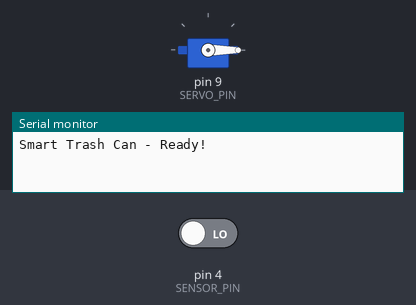
Bench run of a sketch on a simulated Arduino Uno, built with avr-gcc and run on an emulated ATmega328P. Parts: servo, the last lines printed to the serial monitor. Inputs (shaded band) come from the test bench; at power-on: pin 4 (SENSOR_PIN) LOW.

Above: at 1.7 s.
1.8 s: pin 4 (SENSOR_PIN) driven HIGH
At 2.6 s:
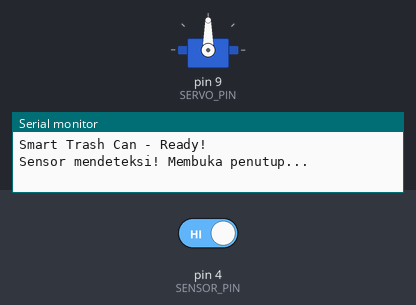
Timing chart, 0 to 9.3 s (numbered marks = the images above; inputs shaded):
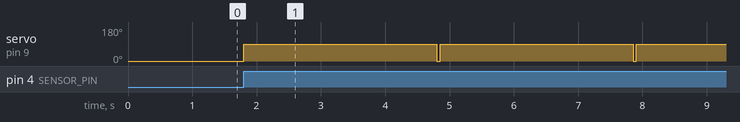

Measured:
- after the input at 1.8 s, servo on pin 9 (SERVO_PIN): 0° → 90° at once

The sketch:

trash-can.ino
```cpp
#include <Servo.h>

#define SENSOR_PIN 4   // OUT proximity sensor
#define SERVO_PIN 9    // signal servo

Servo tutupServo;

int bukaSudut = 90;
int tutupSudut = 0;
int delayTutup = 3000; // waktu sebelum tutup otomatis (3 detik)

// State tracking
int lastSensorState = LOW; // simpan state sensor sebelumnya
unsigned long detectionTime = 0; // waktu saat sensor terdeteksi

void setup() {
  pinMode(SENSOR_PIN, INPUT);

  tutupServo.attach(SERVO_PIN);
  tutupServo.write(tutupSudut); // posisi awal tertutup
  delay(500);

  Serial.begin(9600);
  Serial.println("Smart Trash Can - Ready!");
}

void loop() {
  int currentSensorState = digitalRead(SENSOR_PIN);

  // Deteksi perubahan dari LOW ke HIGH (atau sebaliknya)
  if (currentSensorState != lastSensorState) {

    // Jika sensor baru saja aktif (deteksi objek)
    if (currentSensorState == HIGH) {
      Serial.println("Sensor mendeteksi! Membuka penutup...");
      tutupServo.write(bukaSudut);
      detectionTime = millis(); // catat waktu deteksi
    }

    lastSensorState = currentSensorState; // update state
  }

  // Jika sudah buka, tunggu delay untuk menutup
  if (lastSensorState == HIGH && (millis() - detectionTime) >= delayTutup) {
    Serial.println("Waktu habis. Menutup penutup...");
    tutupServo.write(tutupSudut);
    lastSensorState = LOW; // reset state
  }

  delay(50); // debounce sensor
}
```
